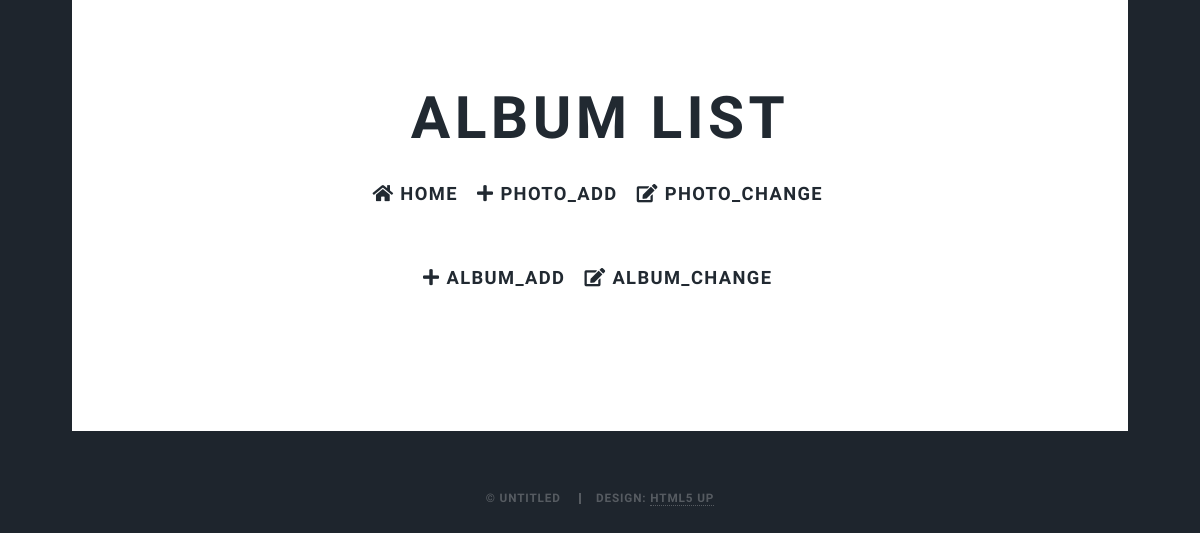
/photo/ (lower part), run on an earlier commit of the app's database.
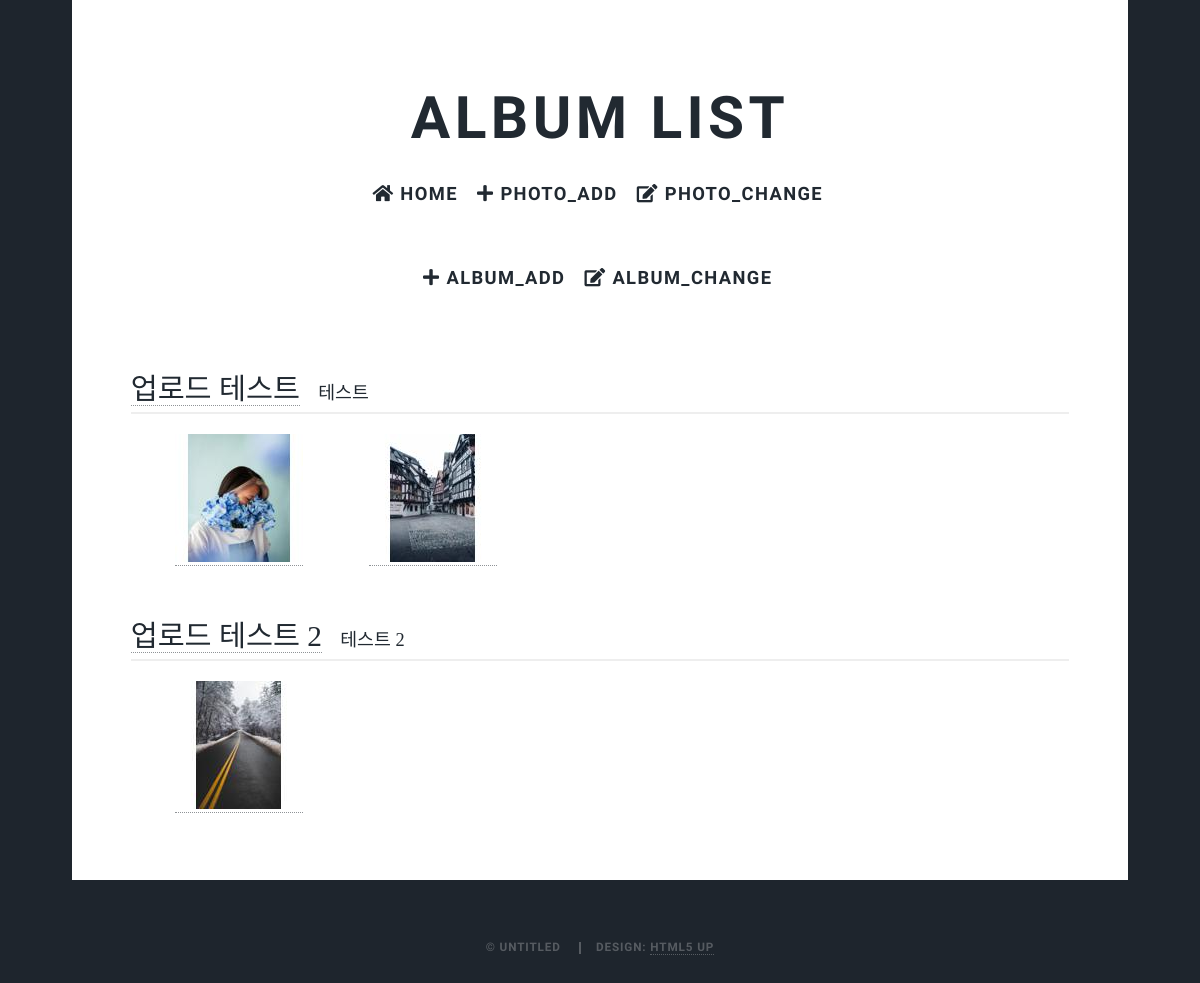
And on a later commit of the database.
### photo/models.py (models this page shows, shortened)
class Album(models.Model):
    name        = models.CharField(max_length=50)
    description = models.CharField('One Line Description', max_length=100, blank=True)  # 설명
    owner       = models.ForeignKey('auth.User', on_delete=models.CASCADE, verbose_name='OWNER',blank=True, null=True)
    class Meta:
        ordering = ('name',)

class Photo(models.Model):
    album       = models.ForeignKey(Album, on_delete=models.CASCADE)
    title       = models.CharField('TITLE', max_length=30)
    description = models.TextField('Photo Description', blank=True)
    image       = ThumbnailImageField(upload_to='photo/%y/%m')
    upload_dt   = models.DateTimeField('Upload Date', auto_now_add=True)
    owner       = models.ForeignKey('auth.User', on_delete=models.CASCADE, verbose_name='OWNER',blank=True, null=True)
    class Meta:
        ordering = ('title',)
    def get_absolute_url(self):
        return reverse('photo:photo_detail', args=(self.id,))

### photo/views.py (the view)
# urls.py: path('', views.AlbumLV.as_view(), name='index'),
class AlbumLV(ListView):
    model = Album
    template_name = 'photo/album_list.html'

### photo/fields.py (called while the page is built)
    def _add_thumb(self, s):
        parts = s.split(".")
        parts.insert(-1, "thumb")
        if parts[-1].lower() not in ['jpeg', 'jpg']:
            parts[-1] = 'jpg'
            print(parts)
        return ".".join(parts)

    @property
    def thumb_url(self):
        return self._add_thumb(self.url)

### templates/photo/album_list.html (shortened to what this page needs)
{% extends 'blog/base.html'%}
{% load static %}
{% block content %}
<div id="main">
    <section class="post">
        <header class="major">
            <h1> Album LIST </h1>
            <ul class='nav justify-content-center'  >
                <li class="nav-item"><h3><a href="{% url 'home' %}"><i class="fa fa-home"></i>&nbsp;Home &nbsp;</a></h3></li>
                <li class="nav-item"><h3><a href="{% url 'photo:photo_add' %}"><i class="fa fa-plus"></i>&nbsp;photo_add &nbsp;</a></h3></li>
                <li class="nav-item"><h3><a href="{% url 'photo:photo_change' %}"><i class="fas fa-edit"></i></i>&nbsp;photo_change &nbsp;</a></h3></li>
            </ul>
            <br/>
            <ul class='nav justify-content-center'  >
                <li class="nav-item"><h3><a href="{% url 'photo:album_add' %}"><i class="fa fa-plus"></i>&nbsp;album_add &nbsp;</a></h3></li>
                <li class="nav-item"><h3><a href="{% url 'photo:album_change' %}"><i class="fas fa-edit"></i></i>&nbsp;album_change &nbsp;</a></h3></li>
            </ul>
        </header>
        {% for item in object_list%}
        <div class="mt-5">
            <a class="h2" href="{% url 'photo:album_detail' item.id %}">{{ item.name }}</a>&emsp;
            <span class="h5">{{ item.description }}</span>
        </div>
        <hr style="margin: 0 0 20px 0;">
        <div class="row">
            {% for photo in item.photo_set.all|slice:":5" %}
            <div class="ml-5">
                <div class="thumbnail">
                    <a href=" {{photo.get_absolute_url }}">
                        <img src="{{ photo.image.thumb_url }}" style="width: 100%;">
                    </a>
                </div>
            </div>
            {% endfor %}
        </div>
        {% endfor %}
    </section>
</div>
{% endblock %}

What changed in the data, as far as the page shows it:
added Album: name "업로드 테스트", description "테스트"
added Photo: shows a picture, shown under "업로드 테스트"
added Photo: shows a picture, shown under "업로드 테스트"
added Album: name "업로드 테스트 2", description "테스트 2"
added Photo: shows a picture, shown under "업로드 테스트 2"
